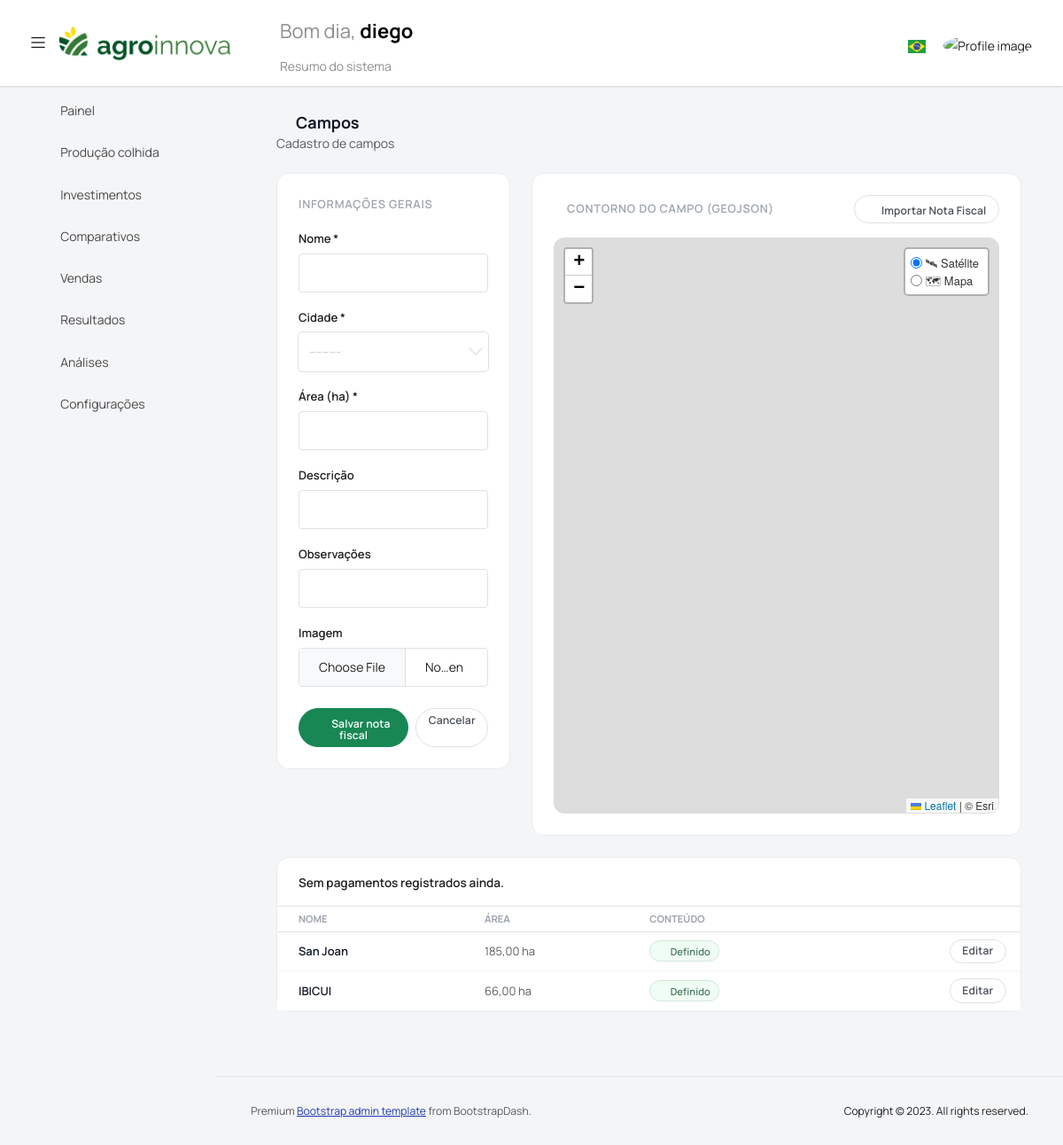
The page /campos/ (signed in) on the database as committed earlier.
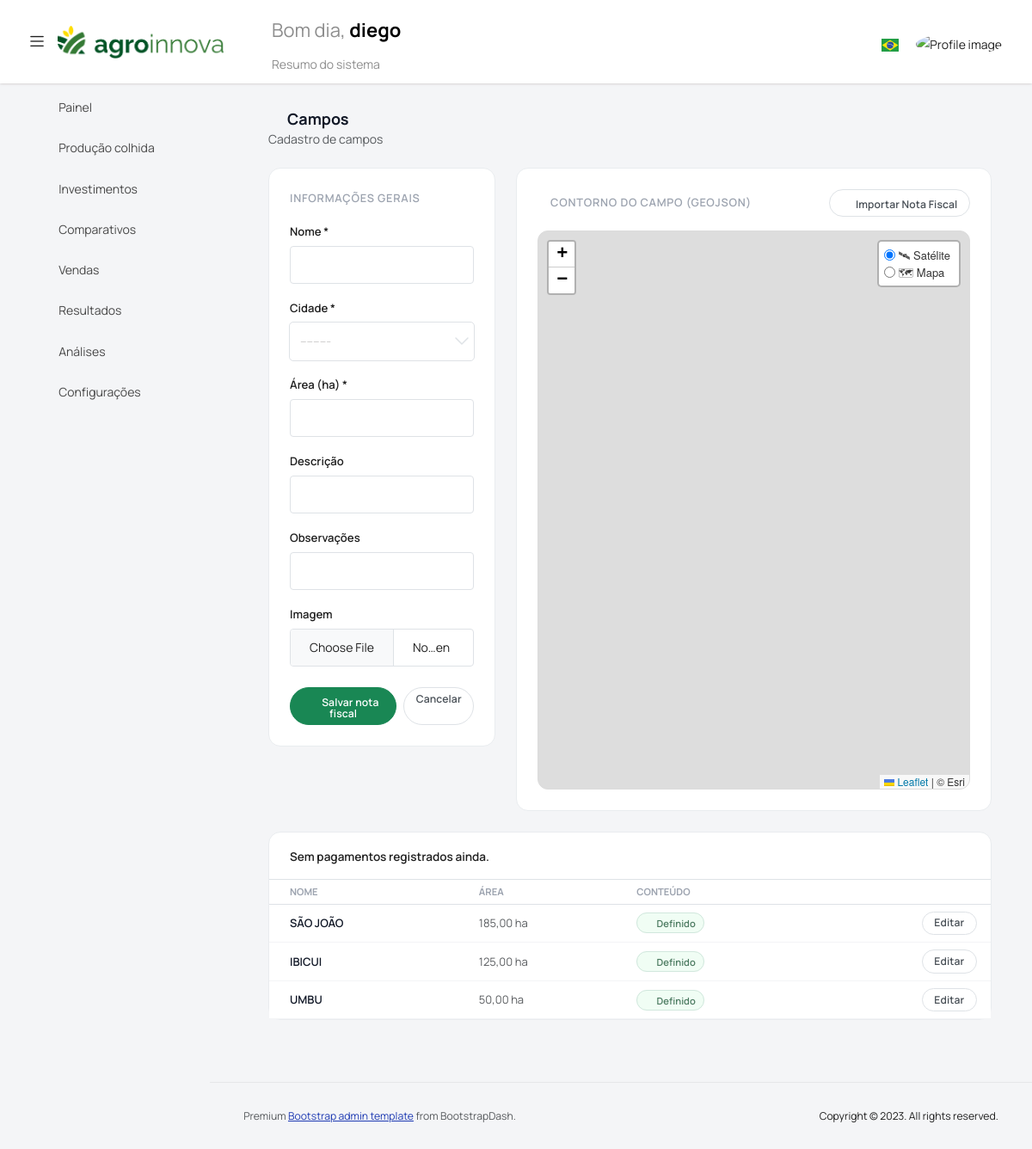
The same page on the database as committed later.
### gestion_agro/models.py (models this page shows, shortened)
class Campo(models.Model):
    empresa = models.ForeignKey(Empresa, on_delete=models.CASCADE,verbose_name=_("Empresa"), )
    nombre = models.CharField( max_length=100, verbose_name=_("Nombre del campo"),)
    ciudad =models.ForeignKey("agro.Ciudad", on_delete=models.CASCADE, verbose_name=_("Ciudad / Localidad"), )
    descripcion = models.CharField( max_length=100, verbose_name=_("Descripción"), )
    superficie_ha = models.DecimalField(max_digits=10, decimal_places=2, verbose_name=_("Superficie total"),
        help_text=_("Superficie total del campo expresada en hectáreas"),
    )
    image = models.ImageField( default="default.jpg", upload_to="campos", verbose_name=_("Imagen"),)
    observaciones = models.TextField(null=True, blank=True, verbose_name=_("Observaciones"),)
    contorno      = models.TextField(null=True, blank=True, verbose_name=_("Contorno (GeoJSON)"))
    class Meta:
        verbose_name = _("Campo")
        verbose_name_plural = _("Campos")

### gestion_agro/views.py (the view)
# urls.py: path('campos/', vista_crear_campo, name='vista_crear_campo'),
@login_required
def vista_crear_campo(request):
    empresa = request.user.profile.empresa
    campos = Campo.objects.filter(empresa=empresa)
    if request.method == "POST":
        form = CampoForm(request.POST, request.FILES)
        if form.is_valid():
            campo = form.save(commit=False)
            campo.empresa = empresa
            campo.save()
            messages.success(request, _("Campo creado correctamente"))
            return redirect("vista_crear_campo")
    else:
        form = CampoForm()
    return render(request, "vista_crear_campo.html", {
        "form":    form,
        "campos":  campos,
        "empresa": empresa,
    })

### gestion_agro/forms.py
class CampoForm(BaseForm):
    class Meta:
        model = Campo
        fields = ["nombre", "ciudad", "superficie_ha", "descripcion", "image", "observaciones", "contorno"]
        widgets = {
            "descripcion": forms.Textarea(attrs={"rows": 2}),
            "observaciones": forms.Textarea(attrs={"rows": 2}),
            "contorno": forms.HiddenInput(),
        }

### agro/models.py (called while the page is built)
    def __str__(self):
        return self.nombre

    def __str__(self):
        return f"{self.nombre} ({self.provincia})"

### templates/vista_crear_campo.html (shortened to what the changed rows need)
{% extends 'base.html' %}
{% load static %}
{% load i18n %}
{% block plugin_css %}
<link rel="stylesheet"
href="https://unpkg.com/leaflet@1.9.4/dist/leaflet.css"/>
<link rel="stylesheet"
href="https://cdnjs.cloudflare.com/ajax/libs/leaflet.draw/1.0.4/leaflet.draw.css"/>
{% endblock %}
{% block content %}
<div class="container-fluid pb-5">
    <form method="post" enctype="multipart/form-data">
        <div class="card mt-4" style="border-radius:.875rem;border:1px solid #e9ecef;box-shadow:none">
            <div class="card-body p-0">
                <div class="table-responsive">
                    <table class="table mb-0" style="font-size:.83rem">
                        <thead style="background:#fafafa">
                            <tr>
                                <th class="px-4 py-2" style="color:#9ca3af;font-size:.7rem;text-transform:uppercase;font-weight:700">{% translate "Nombre" %}</th>
                                <th class="px-3 py-2" style="color:#9ca3af;font-size:.7rem;text-transform:uppercase;font-weight:700">{% translate "Superficie" %}</th>
                                <th class="px-3 py-2" style="color:#9ca3af;font-size:.7rem;text-transform:uppercase;font-weight:700">{% translate "Contorno" %}</th>
                                <th class="px-3 py-2"></th>
                            </tr>
                        </thead>
                        <tbody>
                            {% for campo in campos %}
                            <tr style="border-bottom:1px solid #f3f4f6">
                                <td class="px-4 py-2 fw-semibold" style="color:#111827">{{ campo.nombre }}</td>
                                <td class="px-3 py-2 text-muted">{{ campo.superficie_ha }} ha</td>
                                <td class="px-3 py-2">
                                    {% if campo.contorno %}
                                    <span style="background:#f0fdf4;color:#4b7a60;border:1px solid #d1e7dd;font-size:.7rem;padding:.22rem .6rem;border-radius:2rem;font-weight:600">
                                        <i class="mdi mdi-map-check me-1"></i>{% translate "Definido" %}
                                    </span>
                                    {% else %}
                                    <span style="background:#fafafa;color:#9ca3af;border:1px solid #e9ecef;font-size:.7rem;padding:.22rem .6rem;border-radius:2rem;font-weight:600">
                                        {% translate "Sin contorno" %}
                                    </span>
                                    {% endif %}
                                </td>
                                <td class="px-3 py-2 text-end">
                                    <a href="{% url 'vista_editar_campo' campo.id %}" class="btn btn-outline-secondary btn-sm">{% translate "Editar" %}</a>
                                </td>
                            </tr>
                            {% empty %}
                            <tr><td colspan="4" class="text-center text-muted py-4">{% translate "No hay campos cargados" %}</td></tr>
                            {% endfor %}
                        </tbody>
                    </table>
                </div>
            </div>
        </div>
    </form>
</div>
{% endblock %}

Rows that differ between the two databases and show on the page:
changed Campo: nombre "San Joan" → "SÃO JOÃO"
changed Campo "IBICUI": superficie_ha "66,00" → "125,00"
added Campo: nombre "UMBU", superficie_ha "50,00"
